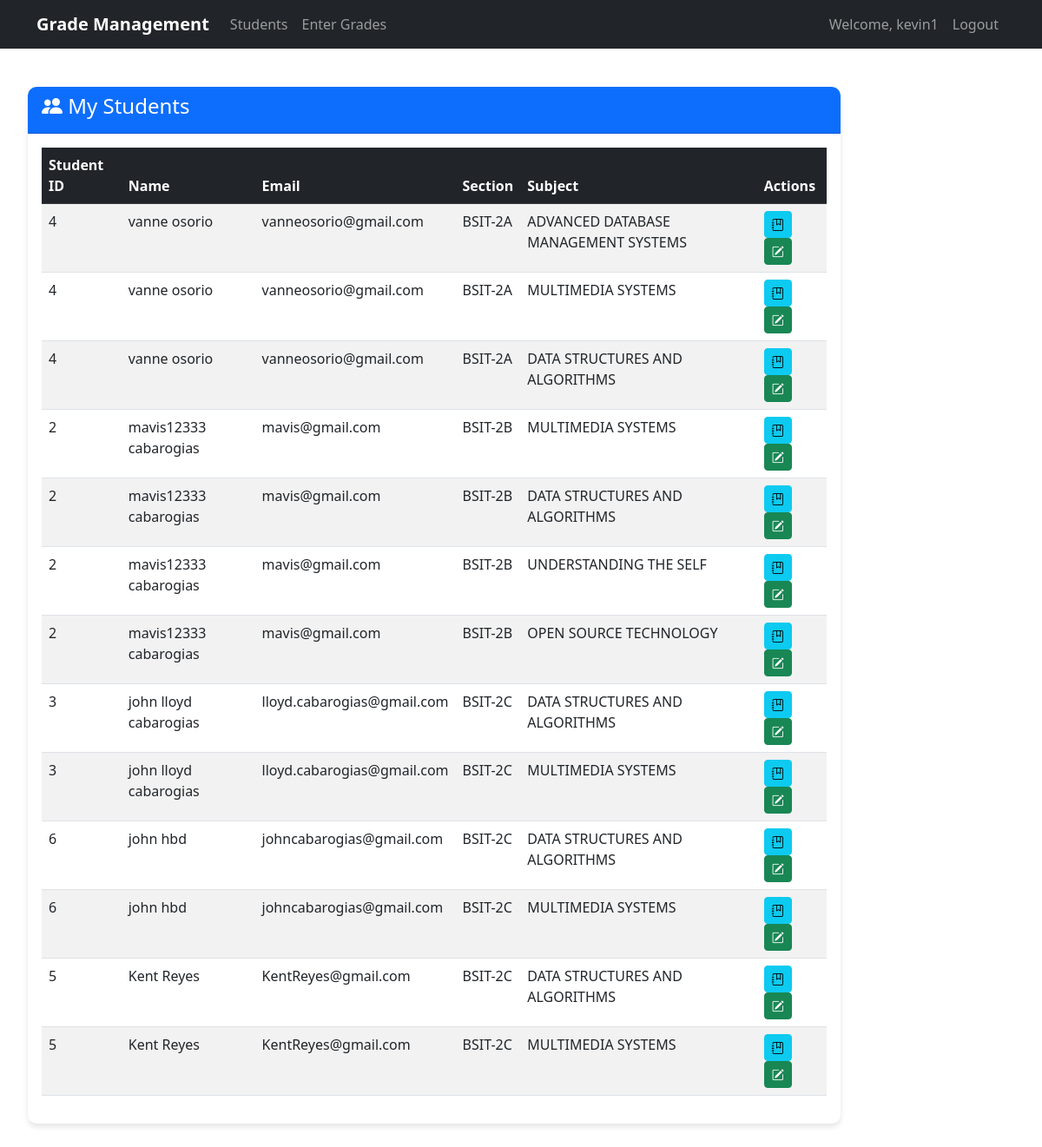
/teachers/view_students.php (signed in), run on the app's committed database.
### tables this page shows
CREATE TABLE `students` (
  `student_id` int(11) NOT NULL,
  `user_id` int(11) DEFAULT NULL,
  `first_name` varchar(50) NOT NULL,
  `last_name` varchar(50) NOT NULL,
  `email` varchar(100) DEFAULT NULL,
  `phone` varchar(20) DEFAULT NULL
);

CREATE TABLE `sections` (
  `section_id` int(11) NOT NULL,
  `section_name` varchar(50) NOT NULL,
  `academic_year` varchar(20) NOT NULL
);

CREATE TABLE `subjects` (
  `subject_id` int(11) NOT NULL,
  `subject_name` varchar(100) NOT NULL,
  `subject_code` varchar(20) NOT NULL,
  `description` text DEFAULT NULL
);

### teachers/view_students.php (the view, shortened to what this page needs)
<?php
require_once '../config/db.php';
$teacher_id = $conn->query("SELECT teacher_id FROM teachers WHERE user_id = {$_SESSION['user_id']}")->fetch_assoc()['teacher_id'];
$students = $conn->query("
    SELECT s.student_id, s.first_name, s.last_name, s.email,
           sec.section_name, sub.subject_name
    FROM students s
    JOIN student_section ss ON s.student_id = ss.student_id
    JOIN teacher_subject ts ON ss.section_id = ts.section_id
    JOIN sections sec ON ss.section_id = sec.section_id
    JOIN subjects sub ON ts.subject_id = sub.subject_id
    WHERE ts.teacher_id = $teacher_id
    ORDER BY sec.section_name, s.last_name, s.first_name
");
?>
<!DOCTYPE html>
<html lang="en">
<head>
    <?php include '../includes/header.php'; ?>
</head>
<body>
    <?php include '../includes/navbar.php'; ?>
    <div class="container mt-4">
        <div class="row">
            <div class="col-md-12">
                <div class="card">
                    <div class="card-header bg-primary text-white">
                        <h4><i class="bi bi-people-fill"></i> My Students</h4>
                    </div>
                    <div class="card-body">
                        <?php if ($students->num_rows > 0): ?>
                            <div class="table-responsive">
                                <table class="table table-striped table-hover">
                                    <thead class="table-dark">
                                        <tr>
                                            <th>Student ID</th>
                                            <th>Name</th>
                                            <th>Email</th>
                                            <th>Section</th>
                                            <th>Subject</th>
                                            <th>Actions</th>
                                        </tr>
                                    </thead>
                                    <tbody>
                                        <?php while ($student = $students->fetch_assoc()): ?>
                                            <tr>
                                                <td><?= htmlspecialchars($student['student_id']) ?></td>
                                                <td><?= htmlspecialchars($student['first_name'] . ' ' . $student['last_name']) ?>
                                                </td>
                                                <td><?= htmlspecialchars($student['email']) ?></td>
                                                <td><?= htmlspecialchars($student['section_name']) ?></td>
                                                <td><?= htmlspecialchars($student['subject_name']) ?></td>
                                                <td>
                                                    <a href="view_grades.php?student_id=<?= $student['student_id'] ?>"
                                                        class="btn btn-sm btn-info" title="View Grades">
                                                        <i class="bi bi-journal-bookmark"></i>
                                                    </a>
                                                    <a href="enter_grades.php?student_id=<?= $student['student_id'] ?>"
                                                        class="btn btn-sm btn-success" title="Enter Grades">
                                                        <i class="bi bi-pencil-square"></i>
                                                    </a>
                                                </td>
                                            </tr>
                                        <?php endwhile; ?>
                                    </tbody>
                                </table>
                            </div>
                        <?php else: ?>
                            <div class="alert alert-info">No students assigned to your sections.</div>
                        <?php endif; ?>
                    </div>
                </div>
            </div>
        </div>
    </div>
    <?php include '../includes/footer.php'; ?>
</body>
</html>

### includes/header.php (style rules this page uses)
:root { --primary-color: #0d6efd; --secondary-color: #6c757d; --dark-color: #212529; --light-color: #f8f9fa; }
body { padding-top: 56px; font-family: 'Segoe UI', Tahoma, Geneva, Verdana, sans-serif; }
.card { border: none; border-radius: 10px; box-shadow: 0 4px 6px rgba(0, 0, 0, 0.1); margin-bottom: 20px; }
.card-header { background-color: var(--primary-color); color: white; border-radius: 10px 10px 0 0 !important; }
.table-responsive { overflow-x: auto; }

### data on the page
students: student_id "4", first_name+last_name "vanne osorio", email "vanneosorio@gmail.com", sections.section_name "BSIT-2A", subjects.subject_name "ADVANCED DATABASE MANAGEMENT SYSTEMS", subjects.subject_name "MULTIMEDIA SYSTEMS", subjects.subject_name "DATA STRUCTURES AND ALGORITHMS"
students: student_id "2", first_name+last_name "mavis12333 cabarogias", email "mavis@gmail.com", sections.section_name "BSIT-2B", subjects.subject_name "MULTIMEDIA SYSTEMS", subjects.subject_name "DATA STRUCTURES AND ALGORITHMS", subjects.subject_name "UNDERSTANDING THE SELF", subjects.subject_name "OPEN SOURCE TECHNOLOGY"
students: student_id "3", first_name+last_name "john lloyd cabarogias", email "lloyd.cabarogias@gmail.com", sections.section_name "BSIT-2C", subjects.subject_name "DATA STRUCTURES AND ALGORITHMS", subjects.subject_name "MULTIMEDIA SYSTEMS"
students: student_id "6", first_name+last_name "john hbd", email "johncabarogias@gmail.com", sections.section_name "BSIT-2C", subjects.subject_name "DATA STRUCTURES AND ALGORITHMS", subjects.subject_name "MULTIMEDIA SYSTEMS"
students: student_id "5", first_name+last_name "Kent Reyes", email "KentReyes@gmail.com", sections.section_name "BSIT-2C", subjects.subject_name "DATA STRUCTURES AND ALGORITHMS", subjects.subject_name "MULTIMEDIA SYSTEMS"

### other printed values
$_SESSION['username'] "kevin1"
